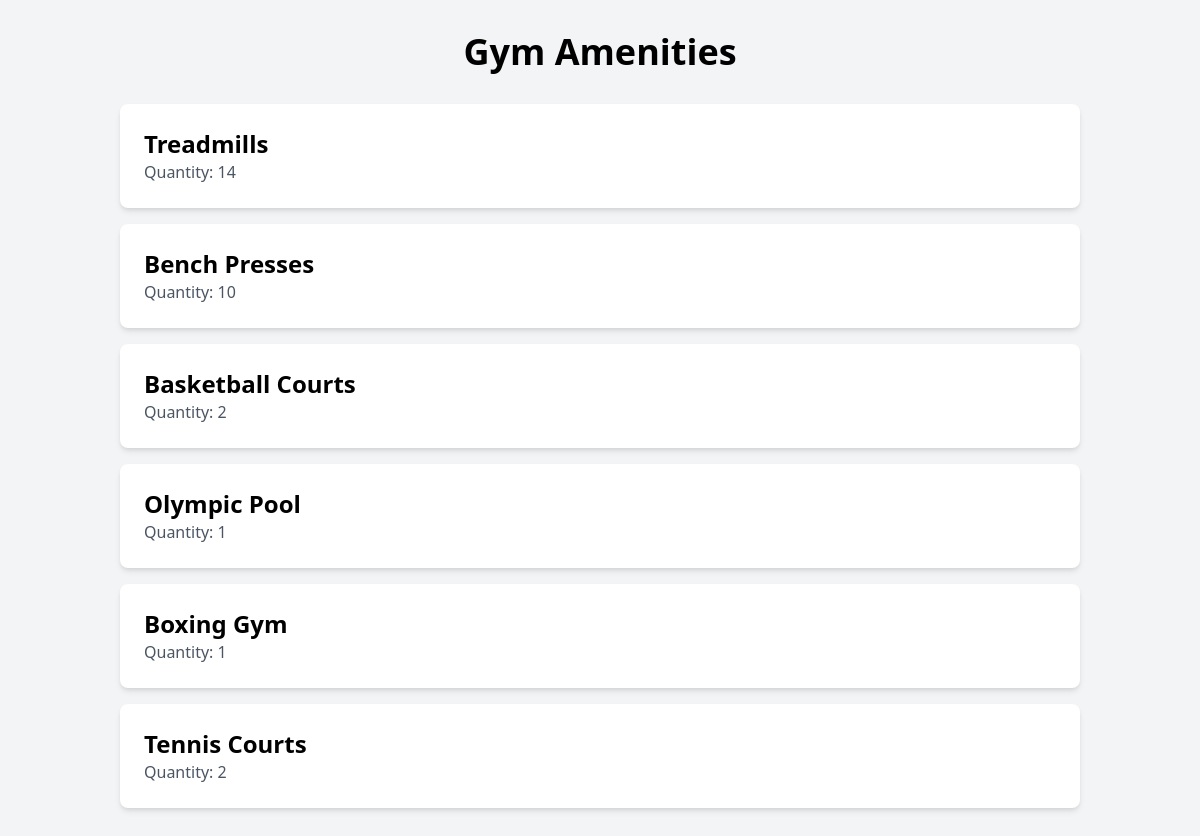
The page /amenities on the database its author committed.
### tables this page shows
CREATE TABLE amenities (
        id INTEGER PRIMARY KEY AUTOINCREMENT,
        name TEXT NOT NULL,
        quantity INTEGER NOT NULL
    );

### app.py (the view)
@app.route('/amenities', methods=['GET'])
def amenities():
    amenities_data = get_gym_amenities()
    return render_template('amenities.html', amenities=amenities_data)

### app.py (called while the page is built)
def get_gym_amenities():
    conn = sqlite3.connect('gym.db')
    cursor = conn.cursor()
    cursor.execute("SELECT name, quantity FROM amenities")
    amenities = cursor.fetchall()
    conn.close()
    return {amenity[0]: amenity[1] for amenity in amenities}

### templates/amenities.html (shortened to what this page needs)
<!DOCTYPE html>
<html lang="en">
<head>
  <link href="https://cdn.jsdelivr.net/npm/tailwindcss@2.0.0/dist/tailwind.min.css" rel="stylesheet">
</head>
<body class="bg-gray-100">
  <div class="container mx-auto p-8">
    <h1 class="text-4xl font-bold mb-8 text-center">Gym Amenities</h1>
    <ul class="space-y-4">
      {% for name, quantity in amenities.items() %}
      <li class="bg-white p-6 rounded-lg shadow-md">
        <h2 class="text-2xl font-semibold">{{ name }}</h2>
        <p class="text-gray-600">Quantity: {{ quantity }}</p>
      </li>
      {% endfor %}
    </ul>
  </div>
</body>
</html>

### rows shown on the page
amenities: name "Treadmills", quantity "14"
amenities: name "Bench Presses", quantity "10"
amenities: name "Basketball Courts", quantity "2"
amenities: name "Olympic Pool", quantity "1"
amenities: name "Boxing Gym", quantity "1"
amenities: name "Tennis Courts", quantity "2"
